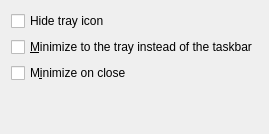
     <widget class="QWidget" name="tabWindow">
      <attribute name="title">
       <string>&amp;Window</string>
      </attribute>
      <layout class="QVBoxLayout" name="verticalLayout_Window">
       <item>
        <widget class="QCheckBox" name="hideTrayIcon">
         <property name="toolTip">
          <string>&amp;Hide the icon from the system tray.</string>
         </property>
         <property name="text">
          <string>Hide tray icon</string>
         </property>
        </widget>
       </item>
       <item>
        <widget class="QCheckBox" name="minimizeToTray">
         <property name="toolTip">
          <string>Show only a tray icon after minimizing the window.</string>
         </property>
         <property name="text">
          <string>&amp;Minimize to the tray instead of the taskbar</string>
         </property>
        </widget>
       </item>
       <item>
        <widget class="QCheckBox" name="minimizeOnClose">
         <property name="toolTip">
          <string>Minimize instead of exit the application when the window is closed. When this option is enabled, the application will be closed only after selecting Exit in the menu.</string>
         </property>
         <property name="text">
          <string>M&amp;inimize on close</string>
         </property>
        </widget>
       </item>
       <item>
        <spacer name="verticalSpacer_Window">
         <property name="orientation">
          <enum>Qt::Vertical</enum>
         </property>
         <property name="sizeHint" stdset="0">
          <size>
           <width>20</width>
           <height>40</height>
          </size>
         </property>
        </spacer>
       </item>
      </layout>
     </widget>
